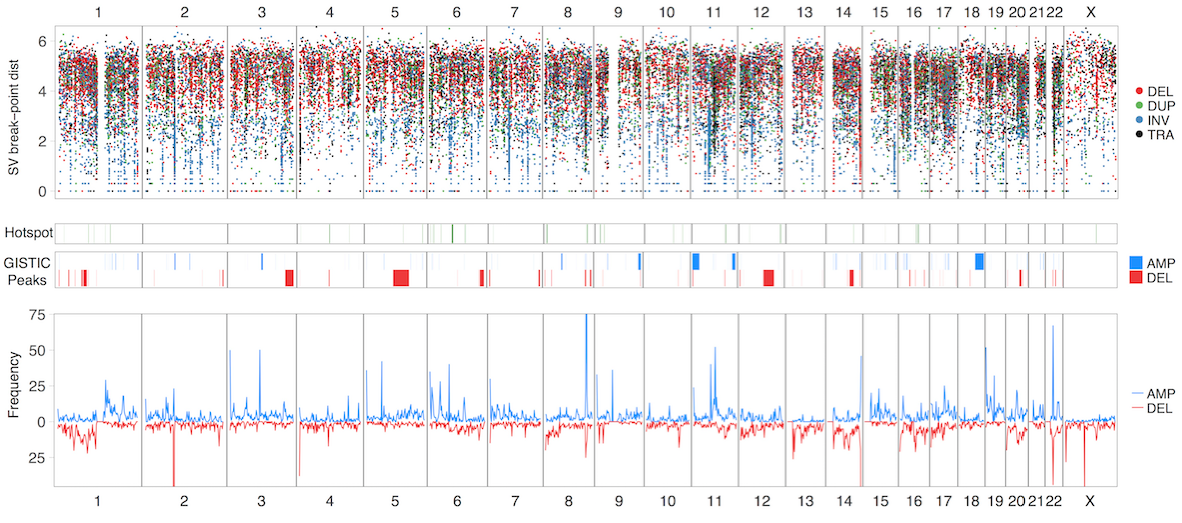

R code for this plot:
library('GenomicFeatures')
library(BSgenome.Hsapiens.UCSC.hg19)
library(IRanges)
library("GenomicRanges")
library(dplyr)
options(scipen=999)
library(ggplot2)
setwd("/Users/yellapav/SV_project/data/")

#ti=read.table("~/Downloads/templated_insertions_all.txt",sep="\t",header=T)
#head(ti)

###############################################
###### Create bins ################
cyto.bed=read.table("cytoband_b37.bed",sep="\t")
colnames(cyto.bed)=c("chr","start","stop","band","direction")
cyto <- data.frame(chrom=character(), 
                   start=numeric(), 
                   stop=numeric(),
                   arm=character(), 
                   stringsAsFactors=FALSE)


#Create cytoband df with min,max for each arm
cyto.bed$arm=paste(cyto.bed$chr,substr(cyto.bed$band,0,1),sep="")
for(i in unique(cyto.bed$arm)) {subset=cyto.bed[cyto.bed$arm==i,]; 
min=min(subset$start)
max=max(subset$stop)
cyto <- rbind(cyto, data.frame(chrom=unique(subset$chr), start=min, stop=max,arm=i))
}

bin.size=2000000


#Create dataframe with bins of bin.size into df called bins.df
bins.df <- data.frame(chrom=character(), 
                      start=numeric(), 
                      stop=numeric(),
                      mid=numeric(),
                      bin.num=character(), 
                      stringsAsFactors=FALSE)
bin=0
sa=0

for(i in unique(cyto$arm)){
  sub=cyto[cyto$arm==i,]
  chrom=sub$chrom
  start=sub$start
  stop=sub$stop
  
  starts=seq(start, stop, by=bin.size)
  stops=starts+bin.size
  chroms=rep(as.character(chrom),length(starts))
  arms=rep(as.character(i),length(starts))
  bins.df=rbind(bins.df, data.frame(chrom=chroms, start=starts, stop=stops, mid=starts,bin.num=arms))
}

bins.df$bin.num=paste(bins.df$bin.num,bins.df$start,bins.df$stop,sep="_")



###############################################################
###################   Prepare SVs         #####################
###############################################################

sv_all<- read.delim("delly_mapq_60_all.txt", sep="\t", stringsAsFactors = F)
sv <- sv_all[!sv_all$PCAWG_class %in% c("LOW_PURITY", "NO_CNV" , "NO_CHROM","artefact"),]
sv <- sv[!sv$PCAWG_class %in% c("LOW_PURITY", "NO_CNV" , "NO_CHROM","artefact"),]
sv <- sv[sv$sample %in% grep("_1_BM",unique(sv$sample),value=TRUE),]


#A unique key for each SV
sv$key=paste(sv$sample,sv$chrom1,sv$pos1,sv$chrom2,sv$pos2,sv$SVTYPE,sep="_")

#Merge 2 SV break points into a melted df
sv1=sv[,c("sample","key","chrom1","pos1")]
sv2=sv[,c("sample","key","chrom2","pos2")]
colnames(sv2)=colnames(sv1)
sv.bed=rbind(sv1,sv2)

#A wonky SV; wheres the chrom1?
sv.bed=sv.bed[!sv.bed$key=="MMRF_1079_2_BM__34523640_2_34526079_DEL",]

#Get inter SV break-point
sv.bed$dist=0
sv.bed$pos1=as.numeric(as.character(sv.bed$pos1))
sv.bed=sv.bed[order(sv.bed$chrom1,sv.bed$pos1),]

for(i in 1:dim(sv.bed)[1]) {
  if(i>1 && (sv.bed[i,c("chrom1")] == sv.bed[(i-1),c("chrom1")]) ) {sv.bed[i,c("dist")]=sv.bed[i,c("pos1")]-sv.bed[i-1,c("pos1")]}
}


#Overlap with bins.df
gr.bins = GRanges(seqnames=Rle(bins.df$chrom), IRanges(bins.df$start, bins.df$stop), bin.num=bins.df$bin.num)
sv.bed=sv.bed[!is.na(sv.bed$pos1),]
gr.sv1 = GRanges(seqnames=Rle(as.character(sv.bed$chrom1)), IRanges(sv.bed$pos1, sv.bed$pos1+1), sample=sv.bed$sample, key=sv.bed$key)

overlapGenes <- findOverlaps(gr.bins, gr.sv1)
df.sv = data.frame(sv.bed[subjectHits(overlapGenes),], bins.df[queryHits(overlapGenes),])
df.sv.idist = df.sv
df.sv.idist = df.sv.idist %>% filter(chrom1!="Y")

df.sv.idist=cbind(df.sv.idist,data.frame(matrix(unlist(strsplit(df.sv.idist$key,split="_")),byrow=T,ncol=9)))
df.sv.idist$order = factor(df.sv.idist$chrom, levels=c('1','2','3','4','5','6','7','8','9','10','11','12','13','14','15','16','17','18','19','20','21','22','X'))

###############################################################
####################### Prepare CNV ###########################
###############################################################

mb.lim=as.numeric(as.character(100000)) ## This is the SV breakpoint limit within which a CNV break should be present
cnv = read.table("commpass_cnv_new_fm6.txt",sep="\t",header=T,quote='~')
cnv.n = cnv %>% dplyr::mutate(num.markers=1000) %>% 
  dplyr::select("IDA","seqnames","startA","endA","major") %>% 
  dplyr::rename(ID=IDA, chr=seqnames,start=startA, end=endA,seg.mean=major) %>% 
  dplyr::filter(seg.mean!="2") 

#cnv.n = cnv.n %>% dplyr::filter(ID %in% unique(ti$sample))

#Atmost 1 SV per bin per sample
df.sv.uniquify = (df.sv.idist) %>% dplyr::distinct(sample,bin.num, .keep_all= TRUE)
sv.bed.uniquify = df.sv.uniquify %>% dplyr::select("sample","key","chrom1","pos1","dist")

sv.bed.m = sv.bed.uniquify %>% dplyr::mutate(start=pos1-mb.lim,stop=pos1+mb.lim)
cnv.bed.m = cnv.n %>% dplyr::filter(seg.mean!=2)

#initialise data frame with 1 row
cnv.bed.new = data.frame(head(cnv.bed.m,n=1),head(sv.bed.m,n=1))

for(i in unique(sv.bed.m$sample)){
  sv.sub = sv.bed.m[sv.bed.m$sample==i,]
  cnv.sub = cnv.bed.m[cnv.bed.m$ID==i,] 
  
  gr.bins = GRanges(seqnames=Rle(sv.sub$chrom1), IRanges(sv.sub$start, sv.sub$stop))
  gr.sv1 = GRanges(seqnames=Rle(as.character(cnv.sub$chr)), IRanges(cnv.sub$start, cnv.sub$end))
  overlapGenes <- findOverlaps(gr.bins, gr.sv1)
  cnv.bed.new = rbind(cnv.bed.new,data.frame(cnv.sub[subjectHits(overlapGenes),], sv.sub[queryHits(overlapGenes),]))
}

## Remove the first row which was used for initialising
cnv.bed.new = cnv.bed.new[-1,]

## Check if they fall within "mb.lim" distance and remove if not
cnv.bed.new = unique(cnv.bed.new) %>% dplyr::mutate(start=as.numeric(as.character(start)),pos1=as.numeric(as.character(pos1)),end=as.numeric(as.character(end))) %>% 
  dplyr::mutate( xx=abs(start-pos1),yy=abs(end-pos1)) %>% 
  dplyr::filter(xx < mb.lim | yy < mb.lim) %>% 
  dplyr::select(ID,chr,start,end,seg.mean)
cnv.bed.new = unique(cnv.bed.new)

## Overlap with bins
gr.bins = GRanges(seqnames=Rle(bins.df$chrom), IRanges(bins.df$start, bins.df$stop), bin.num=bins.df$bin.num)
gr.sv = GRanges(seqnames=Rle(as.character(cnv.bed.new$chr)), IRanges(cnv.bed.new$start, cnv.bed.new$end))

overlapGenes <- findOverlaps(gr.bins, gr.sv)
df = data.frame(cnv.bed.new[subjectHits(overlapGenes),], bins.df[queryHits(overlapGenes),])
df = df %>% dplyr::mutate(seg.mean=as.numeric(as.character(seg.mean)))

df.amp = df %>% filter(seg.mean>2) %>% dplyr::distinct(ID,bin.num, .keep_all= TRUE)
df.del = df %>% filter(seg.mean<2) %>% dplyr::distinct(ID,bin.num, .keep_all= TRUE)

##### If the SV spans multiple bins use only the first and last bin ###############
##### Especially important for hyperdipploidy
#### Amps ##################
zdf0 = (df.amp) %>% dplyr::select(ID,chr,start,bin.num) %>% 
  dplyr::mutate(start=start-mb.lim, stop=start+mb.lim,key=paste0(ID,"_",chr,"_",start)) %>% 
  dplyr::arrange(ID,chr,desc(start))

zdf00 = head(zdf0,n=1)


for(i in (unique(zdf0$key))) {
  zdf.sub=zdf0[zdf0$key==i,] %>% tail(n=1)
  zdf00 = rbind(zdf00,zdf.sub)
  
}
zdf00 = zdf00[-1,]



zdf1 = (df.amp) %>% dplyr::select(ID,chr,end,bin.num) %>% 
  dplyr::mutate(start=end, stop=end+mb.lim, key=paste0(ID,"_",chr,"_",start)) %>% dplyr::select(-end) %>% 
  dplyr::arrange(ID,chr,desc(start))

zdf11 = head(zdf1,n=1)

for(i in (unique(zdf1$key))) {
  #zdf.sub=zdf1 %>% dplyr::filter(key==i) %>% head(n=1)
  zdf.sub=zdf1[zdf1$key==i,] %>% head(n=1)
  zdf11 = rbind(zdf11,zdf.sub)
  
}
zdf11=zdf11[-1,]
zdf11=rbind(zdf11,zdf00) %>% unique()
head(zdf11)

amp.plot = (zdf11) %>% unique() %>% group_by(bin.num) %>%
  dplyr::summarize(n()) %>% data.frame() %>% right_join(bins.df,by="bin.num") %>% 
  unique() %>% dplyr::rename(n=n..) 
amp.plot[is.na(amp.plot$n),]$n = 0




### Dels ####################
zdf0 = (df.del) %>% dplyr::select(ID,chr,start,bin.num) %>% 
  dplyr::mutate(start=start-mb.lim, stop=start+mb.lim,key=paste0(ID,"_",chr,"_",start)) %>% 
  dplyr::arrange(ID,chr,desc(start))

zdf00 = head(zdf0,n=1)
for(i in (unique(zdf0$key))) {
  zdf.sub=zdf0[zdf0$key==i,] %>% tail(n=1)
  zdf00 = rbind(zdf00,zdf.sub)
  
}
zdf00 = zdf00[-1,]
zdf1 = (df.del) %>% dplyr::select(ID,chr,end,bin.num) %>% 
  dplyr::mutate(start=end, stop=end+mb.lim, key=paste0(ID,"_",chr,"_",start)) %>% dplyr::select(-end) %>%
  dplyr::arrange(ID,chr,desc(start))

zdf11 = head(zdf1,n=1)

for(i in (unique(zdf1$key))) {
  #zdf.sub=zdf1 %>% dplyr::filter(key==i) %>% head(n=1)
  zdf.sub=zdf1[zdf1$key==i,] %>% head(n=1)
  zdf11 = rbind(zdf11,zdf.sub)
  
}
zdf11=zdf11[-1,]
zdf11=rbind(zdf11,zdf00) %>% unique()
head(zdf11)

del.plot = (zdf11) %>% unique() %>% group_by(bin.num) %>%
  dplyr::summarize(n()) %>% data.frame() %>% right_join(bins.df,by="bin.num") %>% 
  unique() %>% dplyr::rename(n=n..) 
del.plot[is.na(del.plot$n),]$n = 0


amp.plot$type="AMP"
del.plot$type="DEL"
del.plot$n=del.plot$n*-1

cnv.df = rbind(amp.plot,del.plot) %>% dplyr::filter(chrom!="Y")
cnv.df$order = factor(cnv.df$chrom, levels=c('1','2','3','4','5','6','7','8','9','10','11','12','13','14','15','16','17','18','19','20','21','22','X','Y'))
########################################################################################

## Make sure the length of each chromosome for plotting is the same by padding with start and end of cytoband
i="mmrf"
app=cnv.df %>% dplyr::group_by(chrom) %>% 
  dplyr::summarize(pos1 = min(start)) %>% 
  data.frame() %>% dplyr::rename(chrom1=chrom) %>% 
  dplyr::mutate(sample=i,key=i,dist=0, chrom=chrom1, start=0,stop=0,mid=0,bin.num=i,X1=i,X2=i,X3=i,X4=i,X5=i,X6=i,X7=i,X8=i,X9="TRA", order=chrom1) 

app1=cnv.df %>% dplyr::group_by(chrom) %>% 
  dplyr::summarize(pos1 = max(start)) %>% data.frame() %>% 
  dplyr::rename(chrom1=chrom) %>% dplyr::mutate(sample=i,key=i,dist=0, chrom=chrom1, start=0,stop=0,mid=0,bin.num=i,X1=i,X2=i,X3=i,X4=i,X5=i,X6=i,X7=i,X8=i,X9="TRA", order=chrom1) 

app=rbind(app,app1)
df.sv.idist = rbind(app,df.sv.idist)
df.sv.idist$order = factor(df.sv.idist$chrom, levels=c('1','2','3','4','5','6','7','8','9','10','11','12','13','14','15','16','17','18','19','20','21','22','X','Y'))


#Enhancer
enhancers = read.table("Merged.MM.primary.K27ac.remove2.5k.bed",sep="\t") %>% dplyr::rename(chrom=V1,start=V2,stop=V3) %>% dplyr::mutate(type=4)
promoters = read.table("promoter_track.txt",sep="\t",header=T,quote='~')
promoters = promoters[grep("promoter",promoters$Annotation),] %>% dplyr::mutate(start=as.numeric(as.character(start)), end=as.numeric(as.character(end))) #%>% dplyr::filter(chr=="chr8" & start>126806779 & end<131113499)
promoters = promoters %>% dplyr::select(chr,start,end) %>% dplyr::rename(chrom=chr,stop=end) %>% dplyr::mutate(type=5)



## GISTIC Peaks
getGisticPeaks <- function(gistic){
  x=data.frame(matrix(unlist(strsplit(gsub("-",":",as.character(gistic[,1])),"[:,-,(]")),byrow=T,ncol=5))
  gistic=cbind(gistic,x)
  gistic = (gistic) %>% dplyr::select(2:5) %>% 
    dplyr::mutate(X1=as.character(X1),X2=as.numeric(as.character(X2)),X3=as.numeric(as.character(X3)),neg.log.q=-log(Residual.q.values.after.removing.segments.shared.with.higher.peaks))
  
  bins.df.chr = bins.df %>% dplyr::mutate(chrom=paste0("chr",chrom))
  gr.bins.chr = GRanges(seqnames=Rle(bins.df.chr$chrom), IRanges(bins.df.chr$start, bins.df.chr$stop))
  gistic.gr = GRanges(seqnames=Rle(gistic$X1), IRanges(gistic$X2, gistic$X3), Del=gistic$neg.log.q)
  overlapGenes <- findOverlaps(gr.bins.chr, gistic.gr)
  gistic.new = data.frame(gistic[subjectHits(overlapGenes),], bins.df.chr[queryHits(overlapGenes),])
  gistic.new=unique(gistic.new) 
  gistic.new$chrom=gsub("chr","",gistic.new$chrom)
  return(gistic.new)
}

gistic = read.table("/Users/yellapav/SV_project/data/all_lesions.conf_90.txt",header=T,sep="\t")
gistic.peaks = getGisticPeaks(gistic[,c(4,7)]) %>% mutate(type=3)
gistic.region = getGisticPeaks(gistic[,c(5,7)]) %>% mutate(type=1)
### Only using Wide peaks ###################
gistic.wide.amp = getGisticPeaks(unique(gistic[grep("Amplification",gistic$Unique.Name),c(3,7)])) %>% mutate(type=2,t="AMP")
gistic.wide.del = getGisticPeaks(unique(gistic[grep("Deletion",gistic$Unique.Name),c(3,7)])) %>% mutate(type=1,t="DEL")


gistic.plot = rbind(gistic.wide.amp, gistic.wide.del) %>% dplyr::select(chrom,X2,X3,type,t) %>% dplyr::rename(start=X2,stop=X3)
gapp = app %>% dplyr::select(chrom,pos1) %>% dplyr::rename(start=pos1) %>% dplyr::mutate(stop=start+1,type=1,t="AMP")
gistic.plot=rbind(gistic.plot,gapp) 
gistic.plot$order = factor(gistic.plot$chrom, levels=c('1','2','3','4','5','6','7','8','9','10','11','12','13','14','15','16','17','18','19','20','21','22','X'))


hotspots =  read.table("~/Downloads/190718_final_manual.hotspots.txt",header=T,sep="\t")
hotspots$chr = gsub("chr","",hotspots$chr)
hotspots = hotspots %>% dplyr::filter(hotspot_type!="artifact") %>% 
  dplyr::select(chr,start.bp,end.bp) %>%
  dplyr::mutate(type=1,t="AMP",order=chr,start.bp=start.bp-50000,end.bp=end.bp+50000) %>%
  dplyr::rename(chrom=chr,start=start.bp,stop=end.bp)

happ = gapp %>% dplyr::mutate(t="AMP",order=chrom)
hotspots = rbind(happ,hotspots)  
hotspots$order = factor(hotspots$chrom, levels=c('1','2','3','4','5','6','7','8','9','10','11','12','13','14','15','16','17','18','19','20','21','22','X'))

####### Plot Hotspots  ############
HS = ggplot(hotspots,aes(xmin=start,xmax=stop,ymin=type-1,ymax=type))+geom_rect(aes(fill=factor(t),size=10))+
  facet_grid(.~order,scales = "free_x",space="free", switch ="both")+
  facet_grid(.~order,scales = "free_x",space="free", switch ="both")+ 
  theme_bw(base_size = 22)+
  theme(axis.text.x = element_blank(), axis.ticks.x = element_blank(), 
        axis.text.y = element_blank(), axis.ticks.y = element_blank(),
        legend.position="right", strip.background  = element_blank(), 
        legend.title=element_blank(), 
        axis.ticks = element_line(size = 0), 
        panel.grid.major = element_blank(), 
        panel.spacing = unit(0.0005, "lines"),
        panel.border = element_rect(size = 0.5, colour = "#666666", fill = NA),
        panel.grid.minor.y = element_blank(),
        panel.grid.minor.x = element_blank(),
        panel.grid.major.x = element_blank(),
        strip.text.x = element_blank())+ 
  theme(legend.title=element_blank(), plot.margin = unit(c(0,0,0.25,2.61), "lines"))+
  scale_fill_manual(values=c("forestgreen"))+
  coord_cartesian(ylim=c(0,1))+ylab("HSP")


####### Plot GISTIC  ############
peaks = ggplot(gistic.plot,aes(xmin=start,xmax=stop,ymin=type-1,ymax=type))+geom_rect(aes(fill=factor(t)))+
  facet_grid(.~order,scales = "free_x",space="free", switch ="both")+
  facet_grid(.~order,scales = "free_x",space="free", switch ="both")+ 
  theme_bw(base_size = 22)+
  theme(axis.text.x = element_blank(), axis.ticks.x = element_blank(), 
        axis.text.y = element_blank(), axis.ticks.y = element_blank(),
        legend.position="right", strip.background  = element_blank(), 
        legend.title=element_blank(), 
        axis.ticks = element_line(size = 0), 
        panel.grid.major = element_blank(), 
        panel.spacing = unit(0.0005, "lines"),
        panel.border = element_rect(size = 0.5, colour = "#666666", fill = NA),
        panel.grid.minor.y = element_blank(),
        panel.grid.major.x = element_blank(),
        panel.grid.minor.x = element_blank(),
        #panel.grid.major.x = element_blank(),
        strip.text.x = element_blank())+ 
  theme(legend.title=element_blank(), plot.margin = unit(c(0,0,1.75,2.61), "lines"))+
  scale_fill_manual(values=c("dodgerblue","brown2","#FF5B0C"))+
  coord_cartesian(ylim=c(0,2))+ylab("GISTIC")

####### Plot CNV  ############
hotspots1 = hotspots %>% dplyr::mutate(n=55, type=t)
q = ggplot(cnv.df,aes(start,n,color=type))+geom_line()+facet_grid(.~order,scales = "free_x",space="free", switch ="both")+ 
  theme_bw(base_size = 22)+
  theme(axis.text.x = element_blank(), axis.ticks.x = element_blank(), 
        legend.position="right", strip.background  = element_blank(), 
        legend.title = element_blank(),
        axis.ticks = element_line(size = 0), 
        panel.grid.major = element_blank(), 
        panel.spacing = unit(0.0005, "lines"),
        panel.border = element_rect(size = 0.5, colour = "#666666", fill = NA),
        panel.grid.minor.y = element_blank(),
        panel.grid.minor.x = element_blank(),
        panel.grid.major.x = element_blank())+
  scale_color_manual(values=c("dodgerblue","brown2"))+
  scale_fill_manual(values=c("#007B22"))+
  theme(legend.title=element_blank(),plot.margin = unit(c(0,0,0,0.1), "lines"))+
  xlab("")+ylab("Frequency")+
  coord_cartesian(ylim=c(-40,70)) #+geom_rect(data=hotspots, aes(xmin=start,xmax=stop,ymin=-40,ymax=70))#+geom_point(data=hotspots1,shape=8,color="#303030",size=2)

####### Plot Rainfall  ############
r = ggplot(df.sv.idist,aes(pos1,log10(dist+1), color=factor(X9)))+geom_point(alpha=0.9,size=0.4)+facet_grid(.~order,scales = "free_x",space="free")+ 
  theme_bw(base_size = 22)+
  theme(axis.text.x = element_blank(), axis.ticks.x = element_blank(), 
        legend.position="right", strip.background  = element_blank(), 
        legend.title=element_blank(),
        axis.ticks = element_line(size = 0), 
        panel.grid.major = element_line(colour = "grey90"), 
        panel.spacing = unit(0.0005, "lines"),
        panel.border = element_rect(size = 0.5, colour = "#666666", fill = NA),
        panel.grid.minor.y = element_line(colour = "grey90"))+
  coord_cartesian(ylim=c(0,6.3))+
  scale_color_manual(values=c("#E41A1C","#4DAF4A","#377EB8","#000000"))+
  theme(legend.title=element_blank(),
        plot.margin = unit(c(0,0,0,1.61), "lines"),
        panel.grid.minor.y = element_blank(),
        panel.grid.minor.x = element_blank(),
        panel.grid.major.y = element_blank(),
        panel.grid.major.x = element_blank())+
  xlab("")+ylab("SV break-point dist")
#gridExtra::grid.arrange(r,peaks,q,ncol=1, nrow=3, heights=c(2,0.25,2), padding = unit(0.0001, "line"))

##### Arrange and print pdf #####
pdf("~/Desktop/SV_fig3a.pdf", width = 20, height = 9, useDingbats=FALSE)
gridExtra::grid.arrange(r,HS,peaks,q,ncol=1, nrow=4, heights=c(2,0.25,0.55,2), padding = unit(0.0001, "line"))
dev.off()
